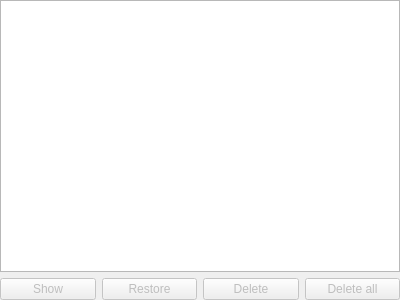
<?xml version="1.0" encoding="UTF-8"?>
<ui version="4.0">
 <class>EditEntryWidgetHistory</class>
 <widget class="QWidget" name="EditEntryWidgetHistory">
  <property name="geometry">
   <rect>
    <x>0</x>
    <y>0</y>
    <width>400</width>
    <height>300</height>
   </rect>
  </property>
  <layout class="QVBoxLayout" name="verticalLayout">
   <property name="leftMargin">
    <number>0</number>
   </property>
   <property name="topMargin">
    <number>0</number>
   </property>
   <property name="rightMargin">
    <number>0</number>
   </property>
   <property name="bottomMargin">
    <number>0</number>
   </property>
   <item>
    <widget class="QTreeView" name="historyView">
     <property name="accessibleName">
      <string>Entry history selection</string>
     </property>
     <property name="alternatingRowColors">
      <bool>true</bool>
     </property>
     <property name="sortingEnabled">
      <bool>true</bool>
     </property>
     <attribute name="headerDefaultSectionSize">
      <number>160</number>
     </attribute>
    </widget>
   </item>
   <item>
    <layout class="QHBoxLayout" name="horizontalLayout">
     <item>
      <widget class="VaultButton" name="showButton">
       <property name="enabled">
        <bool>false</bool>
       </property>
       <property name="toolTip">
        <string>Show entry at selected history state</string>
       </property>
       <property name="accessibleName">
        <string>Show entry at selected history state</string>
       </property>
       <property name="text">
        <string>Show</string>
       </property>
      </widget>
     </item>
     <item>
      <widget class="VaultButton" name="restoreButton">
       <property name="enabled">
        <bool>false</bool>
       </property>
       <property name="toolTip">
        <string>Restore entry to selected history state</string>
       </property>
       <property name="accessibleName">
        <string>Restore entry to selected history state</string>
       </property>
       <property name="text">
        <string>Restore</string>
       </property>
      </widget>
     </item>
     <item>
      <widget class="VaultButton" name="deleteButton">
       <property name="enabled">
        <bool>false</bool>
       </property>
       <property name="toolTip">
        <string>Delete selected history state</string>
       </property>
       <property name="accessibleName">
        <string>Delete selected history state</string>
       </property>
       <property name="text">
        <string>Delete</string>
       </property>
      </widget>
     </item>
     <item>
      <widget class="VaultButton" name="deleteAllButton">
       <property name="enabled">
        <bool>false</bool>
       </property>
       <property name="toolTip">
        <string>Delete all history</string>
       </property>
       <property name="accessibleName">
        <string>Delete all history</string>
       </property>
       <property name="text">
        <string>Delete all</string>
       </property>
      </widget>
     </item>
    </layout>
   </item>
  </layout>
 </widget>
 <tabstops>
  <tabstop>historyView</tabstop>
  <tabstop>showButton</tabstop>
  <tabstop>restoreButton</tabstop>
  <tabstop>deleteButton</tabstop>
  <tabstop>deleteAllButton</tabstop>
 </tabstops>
 <customwidgets>
 <customwidget>
  <class>VaultButton</class>
  <extends>QPushButton</extends>
  <header>gui/vault/VaultControls.h</header>
 </customwidget>
 </customwidgets>
 <resources/>
 <connections/>
</ui>
